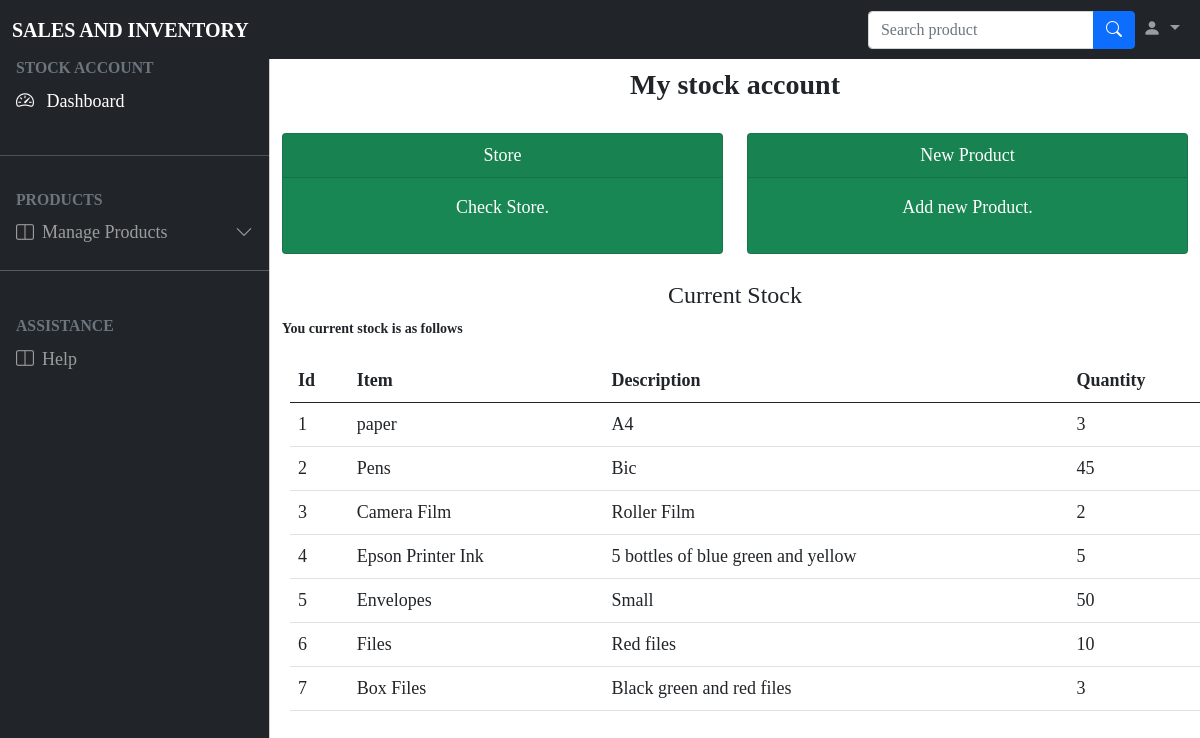
Before: /stockmanager.php (signed in) with the older database file.
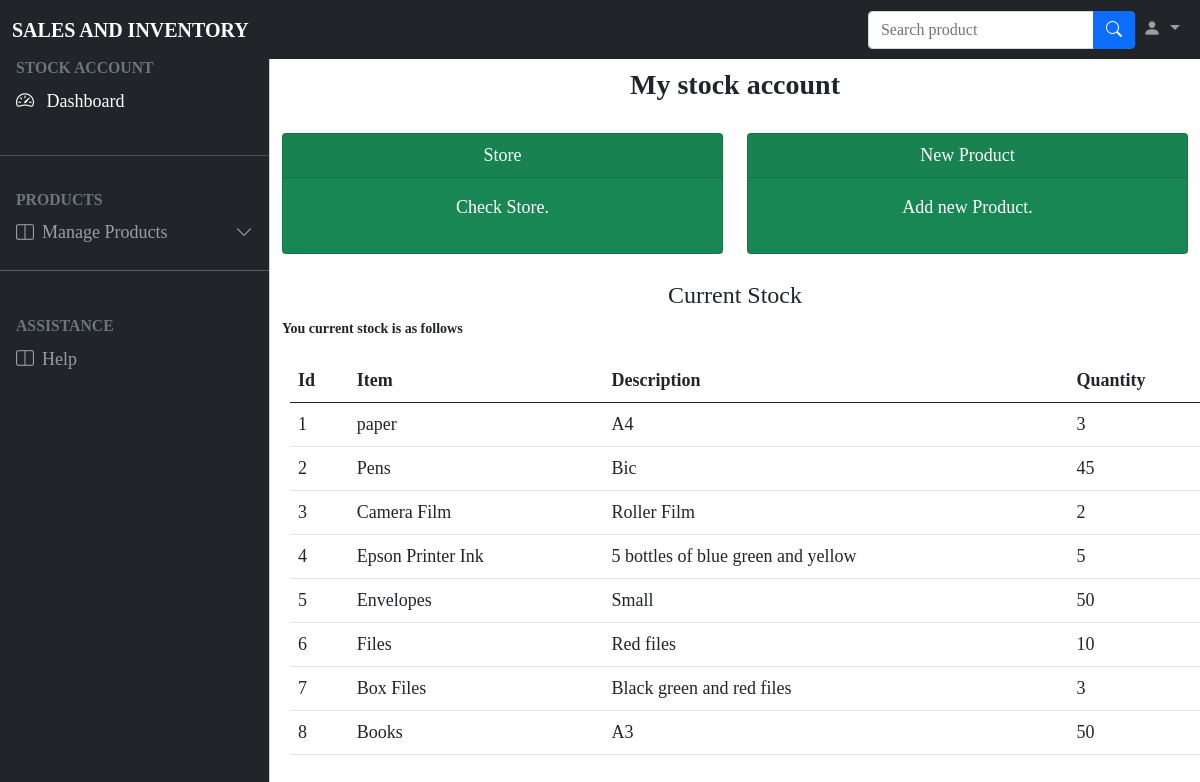
After: the same page with the newer database file.
### tables this page shows
CREATE TABLE `stock` (
  `id` int(11) NOT NULL,
  `name` varchar(50) NOT NULL,
  `descri` varchar(50) NOT NULL,
  `qtty` int(50) NOT NULL
);

### stockmanager.php (the view, shortened to what this page needs)
<!DOCTYPE html>
<html>
<head>
	<link rel="stylesheet" type="text/css" href="bootstrap-5.0.2-dist/css/bootstrap.min.css">
	<link rel="stylesheet" type="text/css" href="DataTables/datatables.min.css"/>
	<link rel="stylesheet" href="https://cdn.jsdelivr.net/npm/bootstrap-icons@1.8.3/font/bootstrap-icons.css">
	<link rel="stylesheet" type="text/css" href="bootstrap-5.0.2-dist/css/style.css">
</head>
<body class="" style="font-family:cursive;font-size: large;">
	<nav class="navbar navbar-expand-lg navbar-dark bg-dark fixed-top">
	  <div class="container-fluid">
	    <a class="navbar-brand fw-bold text-uppercase me-auto" href="#">Sales and Inventory</a>
	    <div class="collapse navbar-collapse" id="navbarSupportedContent">
	      <form class="d-flex ms-auto" role="search">
	      	<div class="input-group my-3 my-lg-0">
	        	<input type="text" class="form-control" placeholder="Search product" aria-label="Recipient's username" aria-describedby="button-addon2">
			  	<button class="btn btn-primary" type="button" id="button-addon2"><i class="bi bi-search"></i></button>
			</div>
	      </form>
	      <ul class="navbar-nav mb-2 mb-lg-0">
	      	<li class="nav-item dropdown">
	          <a class="nav-link dropdown-toggle" href="#" id="navbarDropdown" role="button" data-bs-toggle="dropdown" aria-expanded="false">
	            <i class="bi bi-person-fill"></i>
	          </a>
	        </li>
	      </ul>
	    </div>
	  </div>
	</nav>
	<div class="offcanvas offcanvas-start sidebar-nav bg-dark text-white" tabindex="-1" id="offcanvasExample" aria-labelledby="offcanvasExampleLabel">
	  <div class="offcanvas-body p-0">
	  	<nav class="navbar-dark">
	  		<ul class="navbar-nav">
	  			<li>
	  				<div class="text-muted small fw-bold text-uppercase px-3">Stock account
	  				</div>
	  			</li>
	  			<li>
	  				<a href="#" class="nav-link px-3 active">
	  				<span class="me-2">
	  					<i class="bi bi-speedometer2"></i>
	  				</span>
	  				<span>Dashboard</span>
	  				</a>
	  			</li>
	  			<li class="my-4">
	  				<hr class="dropdown-divider">
	  			</li>
	  			<li>
	  				<div class="text-muted small fw-bold text-uppercase px-3">Products
	  				</div>
	  			</li>
	  			<li>
	  				<a class="nav-link px-3 sidebar-link" data-bs-toggle="collapse" href="#collapseExample" role="button" aria-expanded="false" aria-controls="collapseExample">
				    <span class="me-2">
	  					<i class="bi bi-layout-split"></i>
	  				</span>
	  				<span>Manage Products</span>
	  				<span class="right-icon ms-auto"><i class="bi bi-chevron-down"></i></span>
				  	</a>
				</li><hr><br>
				<li>
	  				<div class="text-muted small fw-bold text-uppercase px-3">Assistance
	  				</div>
	  			</li>
				<li>
	  				<a class="nav-link px-3 sidebar-link"  href="#collapseExample" role="button" aria-expanded="false" aria-controls="collapseExample">
				    <span class="me-2">
	  					<i class="bi bi-layout-split"></i>
	  				</span>
	  				<span>Help</span>
				  	</a>
				</li><br>
	  		</ul>
	  	</nav>
	  </div>
	</div>
	<main class="mt-5 pt-3">
		<div class="container-fluid" id="container">
			<div class="row">
				<div class="col-md-12 fw-bold fs-3 text-center">My stock account</div>
			</div><br>
			<div class="row">
				<div class="col" >
					<div class="card text-white bg-success mb-3 h-100"  >
						<div class="card-header text-center" >Store</div>
						  <div class="card-body">
						    <p class="card-text text-center">Check Store.</p>
						  </div>
					</div>
				</div>
				<div class="col">
					<div class="card text-white bg-success mb-3 h-100" >
						<div class="card-header text-center">New Product</div>
						  <div class="card-body">
						    <p class="card-text text-center">Add new Product.</p>
						  </div>
					</div>
				</div>
			</div><br>
			<div class="row">
				<table class="table caption-top" style="margin: 20px;">
				  <h4 class="text-center">Current Stock</h4>
				  <thead>
				    <tr>
				      <th scope="col">Id</th>
				      <th scope="col">Item</th>
				      <th scope="col">Description</th>
				      <th scope="col">Quantity</th>
				    </tr>
				  </thead>
				  <tbody>
				    <?php
		            include("config.php");
		            $mydb ="SELECT * FROM  stock";
		            $run=mysqli_query($dbconn,$mydb);
		            if(mysqli_num_rows($run) > 0){
		                echo "<div style='font-size:14px;'>"."<b>"."You current stock is as  follows"."</b>"."<div>";
		            	$a =0;
		                while($row=mysqli_fetch_array($run)){
		                    $name=$row[1];
		                    $descri  =$row[2];
		                    $qtty =$row[3];
		                    $a+=1;
		                  echo '<tr>';
		                    echo'<td>' . $a.'</td>';
		                    echo'<td>' .$name.'</td>';
		                    echo'<td>' .$descri.'</td>';
		                    echo'<td>' .$qtty.'</td>';
		                  echo '</tr>';
		                }
		            }else{
		            echo "<h3 >You have no current stock</h3>";
		            }
		            ?>
				  </tbody>
				</table>
			</div>
		</div>
	</main>
</body>
</html>

### stockmanager.php (style rules this page uses)
a { text-decoration: none; color: white; }

Changed rows visible on the page:
added stock: name "Books", descri "A3", qtty "50"
